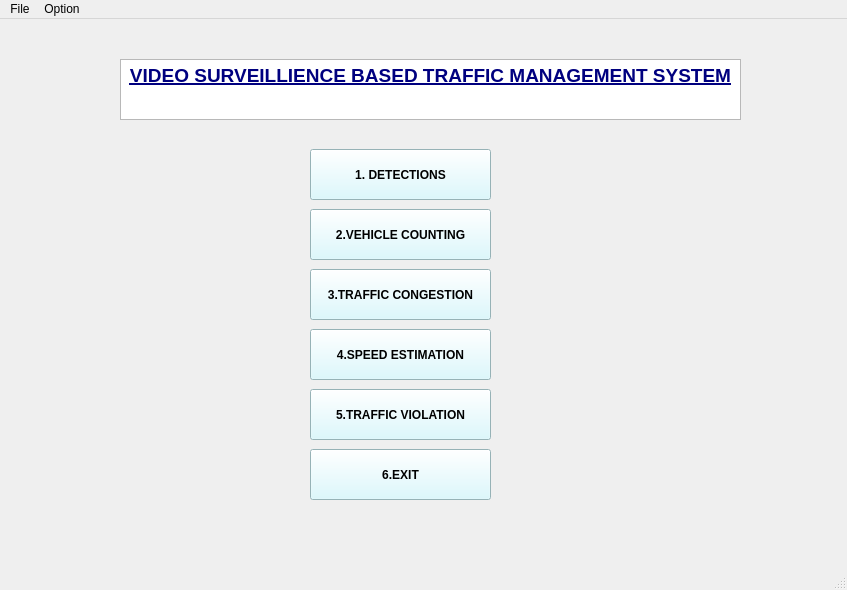
<?xml version="1.0" encoding="UTF-8"?>
<ui version="4.0">
 <class>MainWindow</class>
 <widget class="QMainWindow" name="MainWindow">
  <property name="geometry">
   <rect>
    <x>0</x>
    <y>0</y>
    <width>847</width>
    <height>590</height>
   </rect>
  </property>
  <property name="windowTitle">
   <string>MainWindow</string>
  </property>
  <widget class="QWidget" name="centralwidget">
   <widget class="QPushButton" name="btn_open1">
    <property name="geometry">
     <rect>
      <x>310</x>
      <y>190</y>
      <width>181</width>
      <height>51</height>
     </rect>
    </property>
    <property name="font">
     <font>
      <pointsize>9</pointsize>
      <weight>75</weight>
      <bold>true</bold>
     </font>
    </property>
    <property name="styleSheet">
     <string notr="true">background-color: rgb(210, 249, 255);</string>
    </property>
    <property name="text">
     <string>2.VEHICLE COUNTING</string>
    </property>
   </widget>
   <widget class="QPushButton" name="btn_open_3">
    <property name="geometry">
     <rect>
      <x>310</x>
      <y>310</y>
      <width>181</width>
      <height>51</height>
     </rect>
    </property>
    <property name="font">
     <font>
      <pointsize>9</pointsize>
      <weight>75</weight>
      <bold>true</bold>
     </font>
    </property>
    <property name="styleSheet">
     <string notr="true">background-color: rgb(210, 249, 255);</string>
    </property>
    <property name="text">
     <string>4.SPEED ESTIMATION</string>
    </property>
   </widget>
   <widget class="QPushButton" name="btn_open2">
    <property name="geometry">
     <rect>
      <x>310</x>
      <y>250</y>
      <width>181</width>
      <height>51</height>
     </rect>
    </property>
    <property name="font">
     <font>
      <pointsize>9</pointsize>
      <weight>75</weight>
      <bold>true</bold>
     </font>
    </property>
    <property name="styleSheet">
     <string notr="true">background-color: rgb(210, 249, 255);
</string>
    </property>
    <property name="text">
     <string>3.TRAFFIC CONGESTION</string>
    </property>
   </widget>
   <widget class="QPushButton" name="pushButton_5">
    <property name="geometry">
     <rect>
      <x>310</x>
      <y>430</y>
      <width>181</width>
      <height>51</height>
     </rect>
    </property>
    <property name="font">
     <font>
      <pointsize>9</pointsize>
      <weight>75</weight>
      <bold>true</bold>
     </font>
    </property>
    <property name="styleSheet">
     <string notr="true">background-color: rgb(210, 249, 255);</string>
    </property>
    <property name="text">
     <string>6.EXIT</string>
    </property>
   </widget>
   <widget class="QPushButton" name="btn_open4">
    <property name="geometry">
     <rect>
      <x>310</x>
      <y>370</y>
      <width>181</width>
      <height>51</height>
     </rect>
    </property>
    <property name="font">
     <font>
      <pointsize>9</pointsize>
      <weight>75</weight>
      <bold>true</bold>
     </font>
    </property>
    <property name="styleSheet">
     <string notr="true">background-color: rgb(210, 249, 255);</string>
    </property>
    <property name="text">
     <string>5.TRAFFIC VIOLATION</string>
    </property>
   </widget>
   <widget class="QTextEdit" name="textEdit">
    <property name="geometry">
     <rect>
      <x>120</x>
      <y>40</y>
      <width>621</width>
      <height>61</height>
     </rect>
    </property>
    <property name="html">
     <string>&lt;!DOCTYPE HTML PUBLIC &quot;-//W3C//DTD HTML 4.0//EN&quot; &quot;http://www.w3.org/TR/REC-html40/strict.dtd&quot;&gt;
&lt;html&gt;&lt;head&gt;&lt;meta name=&quot;qrichtext&quot; content=&quot;1&quot; /&gt;&lt;style type=&quot;text/css&quot;&gt;
p, li { white-space: pre-wrap; }
&lt;/style&gt;&lt;/head&gt;&lt;body style=&quot; font-family:'MS Shell Dlg 2'; font-size:8.25pt; font-weight:400; font-style:normal;&quot;&gt;
&lt;p align=&quot;center&quot; style=&quot; margin-top:0px; margin-bottom:0px; margin-left:0px; margin-right:0px; -qt-block-indent:0; text-indent:0px;&quot;&gt;&lt;span style=&quot; font-size:14pt; font-weight:600; text-decoration: underline; color:#00007f;&quot;&gt;VIDEO SURVEILLIENCE BASED TRAFFIC MANAGEMENT SYSTEM&lt;/span&gt;&lt;/p&gt;&lt;/body&gt;&lt;/html&gt;</string>
    </property>
   </widget>
   <widget class="QPushButton" name="btn_open">
    <property name="geometry">
     <rect>
      <x>310</x>
      <y>130</y>
      <width>181</width>
      <height>51</height>
     </rect>
    </property>
    <property name="font">
     <font>
      <pointsize>9</pointsize>
      <weight>75</weight>
      <bold>true</bold>
     </font>
    </property>
    <property name="styleSheet">
     <string notr="true">background-color: rgb(210, 249, 255);</string>
    </property>
    <property name="text">
     <string>1. DETECTIONS</string>
    </property>
   </widget>
  </widget>
  <widget class="QMenuBar" name="menubar">
   <property name="geometry">
    <rect>
     <x>0</x>
     <y>0</y>
     <width>847</width>
     <height>21</height>
    </rect>
   </property>
   <widget class="QMenu" name="menuFile">
    <property name="title">
     <string>File</string>
    </property>
    <addaction name="actionOpen_2"/>
    <addaction name="separator"/>
    <addaction name="actionExit_2"/>
   </widget>
   <widget class="QMenu" name="menuOption">
    <property name="title">
     <string>Option</string>
    </property>
    <addaction name="actionFormat"/>
    <addaction name="separator"/>
    <addaction name="actionEdit"/>
   </widget>
   <addaction name="menuFile"/>
   <addaction name="menuOption"/>
  </widget>
  <widget class="QStatusBar" name="statusbar"/>
  <action name="actionOpen">
   <property name="text">
    <string>Open</string>
   </property>
  </action>
  <action name="actionExit">
   <property name="text">
    <string>Exit</string>
   </property>
  </action>
  <action name="actionFormat">
   <property name="text">
    <string>Format</string>
   </property>
  </action>
  <action name="actionOpen_2">
   <property name="text">
    <string>Open</string>
   </property>
  </action>
  <action name="actionExit_2">
   <property name="text">
    <string>Exit</string>
   </property>
  </action>
  <action name="actionEdit">
   <property name="text">
    <string>Edit</string>
   </property>
  </action>
 </widget>
 <resources/>
 <connections/>
</ui>
